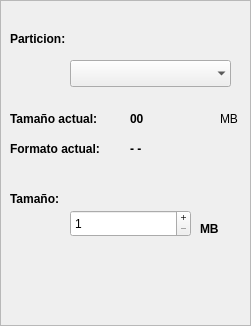
   <widget class="QFrame" name="frameResize">
    <property name="geometry">
     <rect>
      <x>46</x>
      <y>104</y>
      <width>251</width>
      <height>326</height>
     </rect>
    </property>
    <property name="styleSheet">
     <string notr="true">border-image: url(:/new/prefix1/Resources/Menus.png) 0 0 0 0 stretch stretch;</string>
    </property>
    <property name="frameShape">
     <enum>QFrame::StyledPanel</enum>
    </property>
    <property name="frameShadow">
     <enum>QFrame::Raised</enum>
    </property>
    <widget class="QComboBox" name="cbRMParticiones">
     <property name="geometry">
      <rect>
       <x>70</x>
       <y>60</y>
       <width>161</width>
       <height>27</height>
      </rect>
     </property>
     <property name="styleSheet">
      <string notr="true">border-image: url(:/new/prefix1/Resources/Meccnus.png);</string>
     </property>
     <property name="currentText">
      <string/>
     </property>
     <property name="frame">
      <bool>false</bool>
     </property>
    </widget>
    <widget class="QLabel" name="lbMRParticion">
     <property name="geometry">
      <rect>
       <x>10</x>
       <y>30</y>
       <width>111</width>
       <height>17</height>
      </rect>
     </property>
     <property name="palette">
      <palette>
       <active>
        <colorrole role="WindowText">
         <brush brushstyle="SolidPattern">
          <color alpha="255">
           <red>0</red>
           <green>0</green>
           <blue>0</blue>
          </color>
         </brush>
        </colorrole>
        <colorrole role="Text">
         <brush brushstyle="SolidPattern">
          <color alpha="255">
           <red>0</red>
           <green>0</green>
           <blue>0</blue>
          </color>
         </brush>
        </colorrole>
       </active>
       <inactive>
        <colorrole role="WindowText">
         <brush brushstyle="SolidPattern">
          <color alpha="255">
           <red>0</red>
           <green>0</green>
           <blue>0</blue>
          </color>
         </brush>
        </colorrole>
        <colorrole role="Text">
         <brush brushstyle="SolidPattern">
          <color alpha="255">
           <red>0</red>
           <green>0</green>
           <blue>0</blue>
          </color>
         </brush>
        </colorrole>
       </inactive>
       <disabled>
        <colorrole role="WindowText">
         <brush brushstyle="SolidPattern">
          <color alpha="255">
           <red>159</red>
           <green>158</green>
           <blue>158</blue>
          </color>
         </brush>
        </colorrole>
        <colorrole role="Text">
         <brush brushstyle="SolidPattern">
          <color alpha="255">
           <red>159</red>
           <green>158</green>
           <blue>158</blue>
          </color>
         </brush>
        </colorrole>
       </disabled>
      </palette>
     </property>
     <property name="font">
      <font>
       <weight>75</weight>
       <bold>true</bold>
      </font>
     </property>
     <property name="styleSheet">
      <string notr="true">border-image: url(:/new/prefix1/Resources/Meccnus.png);</string>
     </property>
     <property name="text">
      <string>Particion:</string>
     </property>
    </widget>
    <widget class="QLabel" name="lbMRActuallySize">
     <property name="geometry">
      <rect>
       <x>10</x>
       <y>110</y>
       <width>111</width>
       <height>17</height>
      </rect>
     </property>
     <property name="palette">
      <palette>
       <active>
        <colorrole role="WindowText">
         <brush brushstyle="SolidPattern">
          <color alpha="255">
           <red>0</red>
           <green>0</green>
           <blue>0</blue>
          </color>
         </brush>
        </colorrole>
        <colorrole role="Text">
         <brush brushstyle="SolidPattern">
          <color alpha="255">
           <red>0</red>
           <green>0</green>
           <blue>0</blue>
          </color>
         </brush>
        </colorrole>
       </active>
       <inactive>
        <colorrole role="WindowText">
         <brush brushstyle="SolidPattern">
          <color alpha="255">
           <red>0</red>
           <green>0</green>
           <blue>0</blue>
          </color>
         </brush>
        </colorrole>
        <colorrole role="Text">
         <brush brushstyle="SolidPattern">
          <color alpha="255">
           <red>0</red>
           <green>0</green>
           <blue>0</blue>
          </color>
         </brush>
        </colorrole>
       </inactive>
       <disabled>
        <colorrole role="WindowText">
         <brush brushstyle="SolidPattern">
          <color alpha="255">
           <red>159</red>
           <green>158</green>
           <blue>158</blue>
          </color>
         </brush>
        </colorrole>
        <colorrole role="Text">
         <brush brushstyle="SolidPattern">
          <color alpha="255">
           <red>159</red>
           <green>158</green>
           <blue>158</blue>
          </color>
         </brush>
        </colorrole>
       </disabled>
      </palette>
     </property>
     <property name="font">
      <font>
       <weight>75</weight>
       <bold>true</bold>
      </font>
     </property>
     <property name="styleSheet">
      <string notr="true">border-image: url(:/new/prefix1/Resources/Meccnus.png);</string>
     </property>
     <property name="text">
      <string>Tamaño actual:</string>
     </property>
    </widget>
    <widget class="QLabel" name="lbMRSize">
     <property name="geometry">
      <rect>
       <x>130</x>
       <y>110</y>
       <width>111</width>
       <height>17</height>
      </rect>
     </property>
     <property name="palette">
      <palette>
       <active>
        <colorrole role="WindowText">
         <brush brushstyle="SolidPattern">
          <color alpha="255">
           <red>0</red>
           <green>0</green>
           <blue>0</blue>
          </color>
         </brush>
        </colorrole>
        <colorrole role="Text">
         <brush brushstyle="SolidPattern">
          <color alpha="255">
           <red>0</red>
           <green>0</green>
           <blue>0</blue>
          </color>
         </brush>
        </colorrole>
       </active>
       <inactive>
        <colorrole role="WindowText">
         <brush brushstyle="SolidPattern">
          <color alpha="255">
           <red>0</red>
           <green>0</green>
           <blue>0</blue>
          </color>
         </brush>
        </colorrole>
        <colorrole role="Text">
         <brush brushstyle="SolidPattern">
          <color alpha="255">
           <red>0</red>
           <green>0</green>
           <blue>0</blue>
          </color>
         </brush>
        </colorrole>
       </inactive>
       <disabled>
        <colorrole role="WindowText">
         <brush brushstyle="SolidPattern">
          <color alpha="255">
           <red>159</red>
           <green>158</green>
           <blue>158</blue>
          </color>
         </brush>
        </colorrole>
        <colorrole role="Text">
         <brush brushstyle="SolidPattern">
          <color alpha="255">
           <red>159</red>
           <green>158</green>
           <blue>158</blue>
          </color>
         </brush>
        </colorrole>
       </disabled>
      </palette>
     </property>
     <property name="font">
      <font>
       <weight>75</weight>
       <bold>true</bold>
      </font>
     </property>
     <property name="styleSheet">
      <string notr="true">border-image: url(:/new/prefix1/Resources/Meccnus.png);</string>
     </property>
     <property name="text">
      <string>00</string>
     </property>
    </widget>
    <widget class="QPushButton" name="btnResize_2">
     <property name="geometry">
      <rect>
       <x>150</x>
       <y>240</y>
       <width>75</width>
       <height>71</height>
      </rect>
     </property>
     <property name="styleSheet">
      <string notr="true">border-image: url(:/new/prefix1/Resources/Meccnus.png);</string>
     </property>
     <property name="text">
      <string/>
     </property>
     <property name="icon">
      <iconset resource="Resources.qrc">
       <normaloff>:/new/prefix1/Resources/btnResize.png</normaloff>:/new/prefix1/Resources/btnResize.png</iconset>
     </property>
     <property name="iconSize">
      <size>
       <width>67</width>
       <height>73</height>
      </size>
     </property>
     <property name="flat">
      <bool>true</bool>
     </property>
    </widget>
    <widget class="QLabel" name="lbRMGB">
     <property name="geometry">
      <rect>
       <x>200</x>
       <y>220</y>
       <width>31</width>
       <height>17</height>
      </rect>
     </property>
     <property name="palette">
      <palette>
       <active>
        <colorrole role="WindowText">
         <brush brushstyle="SolidPattern">
          <color alpha="255">
           <red>0</red>
           <green>0</green>
           <blue>0</blue>
          </color>
         </brush>
        </colorrole>
        <colorrole role="Text">
         <brush brushstyle="SolidPattern">
          <color alpha="255">
           <red>0</red>
           <green>0</green>
           <blue>0</blue>
          </color>
         </brush>
        </colorrole>
       </active>
       <inactive>
        <colorrole role="WindowText">
         <brush brushstyle="SolidPattern">
          <color alpha="255">
           <red>0</red>
           <green>0</green>
           <blue>0</blue>
          </color>
         </brush>
        </colorrole>
        <colorrole role="Text">
         <brush brushstyle="SolidPattern">
          <color alpha="255">
           <red>0</red>
           <green>0</green>
           <blue>0</blue>
          </color>
         </brush>
        </colorrole>
       </inactive>
       <disabled>
        <colorrole role="WindowText">
         <brush brushstyle="SolidPattern">
          <color alpha="255">
           <red>159</red>
           <green>158</green>
           <blue>158</blue>
          </color>
         </brush>
        </colorrole>
        <colorrole role="Text">
         <brush brushstyle="SolidPattern">
          <color alpha="255">
           <red>159</red>
           <green>158</green>
           <blue>158</blue>
          </color>
         </brush>
        </colorrole>
       </disabled>
      </palette>
     </property>
     <property name="font">
      <font>
       <weight>75</weight>
       <bold>true</bold>
      </font>
     </property>
     <property name="styleSheet">
      <string notr="true">border-image: url(:/new/prefix1/Resources/Meccnus.png);</string>
     </property>
     <property name="text">
      <string>MB</string>
     </property>
    </widget>
    <widget class="QLabel" name="lbRMSize">
     <property name="geometry">
      <rect>
       <x>10</x>
       <y>190</y>
       <width>111</width>
       <height>17</height>
      </rect>
     </property>
     <property name="palette">
      <palette>
       <active>
        <colorrole role="WindowText">
         <brush brushstyle="SolidPattern">
          <color alpha="255">
           <red>0</red>
           <green>0</green>
           <blue>0</blue>
          </color>
         </brush>
        </colorrole>
        <colorrole role="Text">
         <brush brushstyle="SolidPattern">
          <color alpha="255">
           <red>0</red>
           <green>0</green>
           <blue>0</blue>
          </color>
         </brush>
        </colorrole>
       </active>
       <inactive>
        <colorrole role="WindowText">
         <brush brushstyle="SolidPattern">
          <color alpha="255">
           <red>0</red>
           <green>0</green>
           <blue>0</blue>
          </color>
         </brush>
        </colorrole>
        <colorrole role="Text">
         <brush brushstyle="SolidPattern">
          <color alpha="255">
           <red>0</red>
           <green>0</green>
           <blue>0</blue>
          </color>
         </brush>
        </colorrole>
       </inactive>
       <disabled>
        <colorrole role="WindowText">
         <brush brushstyle="SolidPattern">
          <color alpha="255">
           <red>159</red>
           <green>158</green>
           <blue>158</blue>
          </color>
         </brush>
        </colorrole>
        <colorrole role="Text">
         <brush brushstyle="SolidPattern">
          <color alpha="255">
           <red>159</red>
           <green>158</green>
           <blue>158</blue>
          </color>
         </brush>
        </colorrole>
       </disabled>
      </palette>
     </property>
     <property name="font">
      <font>
       <weight>75</weight>
       <bold>true</bold>
      </font>
     </property>
     <property name="styleSheet">
      <string notr="true">border-image: url(:/new/prefix1/Resources/Meccnus.png);</string>
     </property>
     <property name="text">
      <string>Tamaño:</string>
     </property>
    </widget>
    <widget class="QSpinBox" name="nudRMNewSize">
     <property name="geometry">
      <rect>
       <x>70</x>
       <y>210</y>
       <width>121</width>
       <height>27</height>
      </rect>
     </property>
     <property name="styleSheet">
      <string notr="true">border-image: url(:/new/prefix1/Resources/Meccnus.png);</string>
     </property>
     <property name="buttonSymbols">
      <enum>QAbstractSpinBox::PlusMinus</enum>
     </property>
     <property name="accelerated">
      <bool>true</bool>
     </property>
     <property name="minimum">
      <number>1</number>
     </property>
     <property name="maximum">
      <number>999999999</number>
     </property>
    </widget>
    <widget class="QLabel" name="lbRMFortmat">
     <property name="geometry">
      <rect>
       <x>130</x>
       <y>140</y>
       <width>71</width>
       <height>17</height>
      </rect>
     </property>
     <property name="palette">
      <palette>
       <active>
        <colorrole role="WindowText">
         <brush brushstyle="SolidPattern">
          <color alpha="255">
           <red>0</red>
           <green>0</green>
           <blue>0</blue>
          </color>
         </brush>
        </colorrole>
        <colorrole role="Text">
         <brush brushstyle="SolidPattern">
          <color alpha="255">
           <red>0</red>
           <green>0</green>
           <blue>0</blue>
          </color>
         </brush>
        </colorrole>
       </active>
       <inactive>
        <colorrole role="WindowText">
         <brush brushstyle="SolidPattern">
          <color alpha="255">
           <red>0</red>
           <green>0</green>
           <blue>0</blue>
          </color>
         </brush>
        </colorrole>
        <colorrole role="Text">
         <brush brushstyle="SolidPattern">
          <color alpha="255">
           <red>0</red>
           <green>0</green>
           <blue>0</blue>
          </color>
         </brush>
        </colorrole>
       </inactive>
       <disabled>
        <colorrole role="WindowText">
         <brush brushstyle="SolidPattern">
          <color alpha="255">
           <red>159</red>
           <green>158</green>
           <blue>158</blue>
          </color>
         </brush>
        </colorrole>
        <colorrole role="Text">
         <brush brushstyle="SolidPattern">
          <color alpha="255">
           <red>159</red>
           <green>158</green>
           <blue>158</blue>
          </color>
         </brush>
        </colorrole>
       </disabled>
      </palette>
     </property>
     <property name="font">
      <font>
       <weight>75</weight>
       <bold>true</bold>
      </font>
     </property>
     <property name="styleSheet">
      <string notr="true">border-image: url(:/new/prefix1/Resources/Meccnus.png);</string>
     </property>
     <property name="text">
      <string>- -</string>
     </property>
    </widget>
    <widget class="QLabel" name="lbRMFormatoActual">
     <property name="geometry">
      <rect>
       <x>10</x>
       <y>140</y>
       <width>111</width>
       <height>17</height>
      </rect>
     </property>
     <property name="palette">
      <palette>
       <active>
        <colorrole role="WindowText">
         <brush brushstyle="SolidPattern">
          <color alpha="255">
           <red>0</red>
           <green>0</green>
           <blue>0</blue>
          </color>
         </brush>
        </colorrole>
        <colorrole role="Text">
         <brush brushstyle="SolidPattern">
          <color alpha="255">
           <red>0</red>
           <green>0</green>
           <blue>0</blue>
          </color>
         </brush>
        </colorrole>
       </active>
       <inactive>
        <colorrole role="WindowText">
         <brush brushstyle="SolidPattern">
          <color alpha="255">
           <red>0</red>
           <green>0</green>
           <blue>0</blue>
          </color>
         </brush>
        </colorrole>
        <colorrole role="Text">
         <brush brushstyle="SolidPattern">
          <color alpha="255">
           <red>0</red>
           <green>0</green>
           <blue>0</blue>
          </color>
         </brush>
        </colorrole>
       </inactive>
       <disabled>
        <colorrole role="WindowText">
         <brush brushstyle="SolidPattern">
          <color alpha="255">
           <red>159</red>
           <green>158</green>
           <blue>158</blue>
          </color>
         </brush>
        </colorrole>
        <colorrole role="Text">
         <brush brushstyle="SolidPattern">
          <color alpha="255">
           <red>159</red>
           <green>158</green>
           <blue>158</blue>
          </color>
         </brush>
        </colorrole>
       </disabled>
      </palette>
     </property>
     <property name="font">
      <font>
       <weight>75</weight>
       <bold>true</bold>
      </font>
     </property>
     <property name="styleSheet">
      <string notr="true">border-image: url(:/new/prefix1/Resources/Meccnus.png);</string>
     </property>
     <property name="text">
      <string>Formato actual:</string>
     </property>
    </widget>
    <widget class="QLabel" name="lbMB">
     <property name="geometry">
      <rect>
       <x>220</x>
       <y>110</y>
       <width>41</width>
       <height>17</height>
      </rect>
     </property>
     <property name="text">
      <string>MB</string>
     </property>
    </widget>
   </widget>
